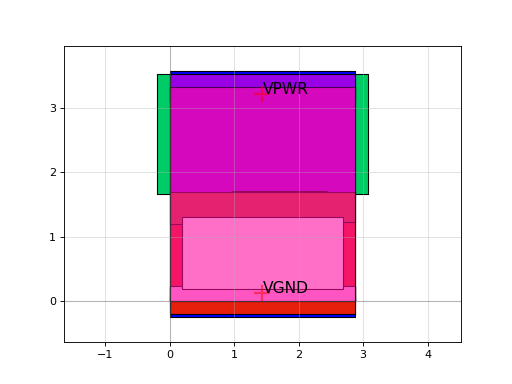

The Python source for this figure:
import sky130

c = sky130.components.sky130_fd_sc_hs__a22oi_1()
c.plot()
